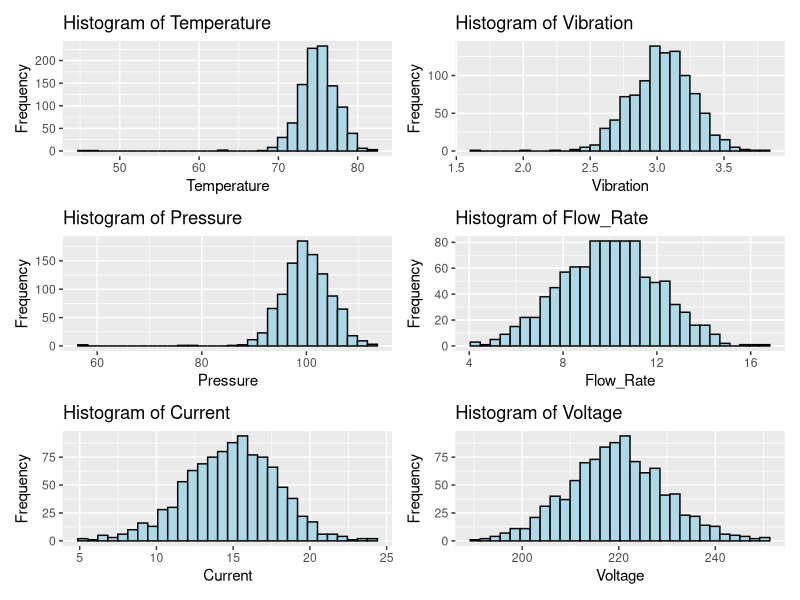
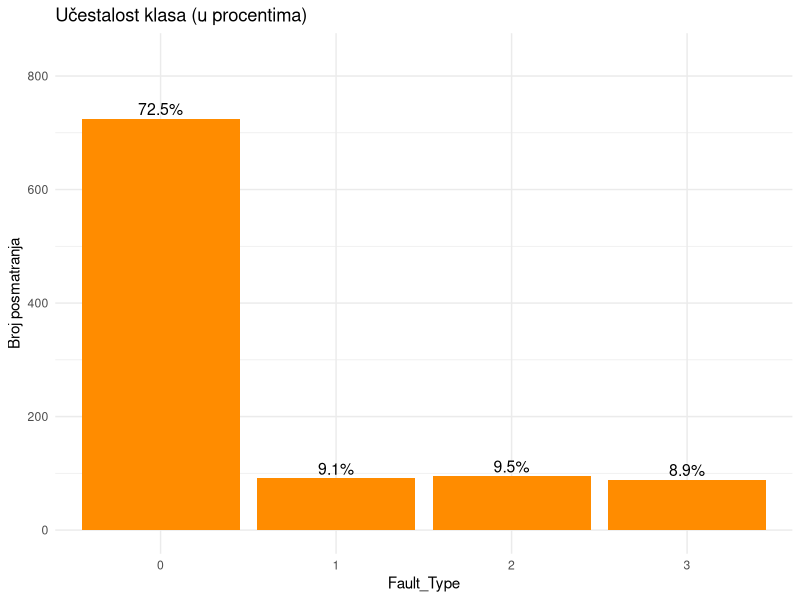
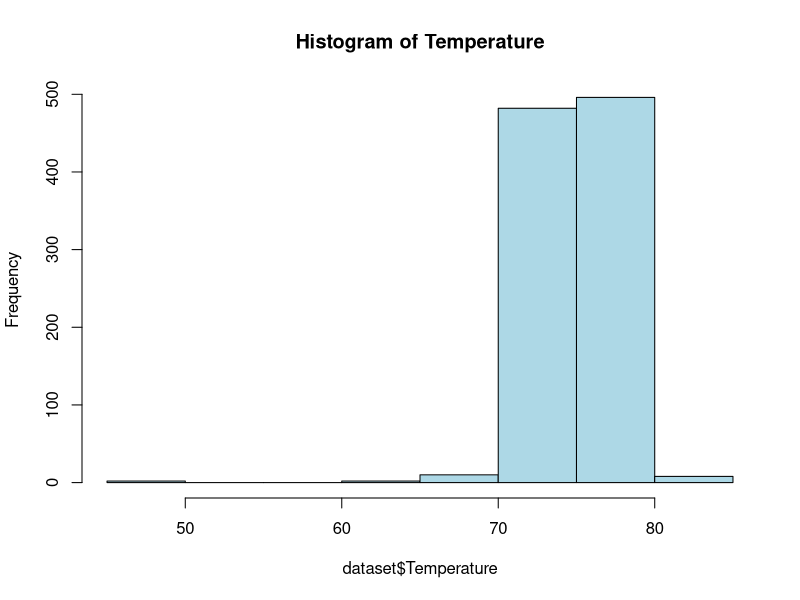
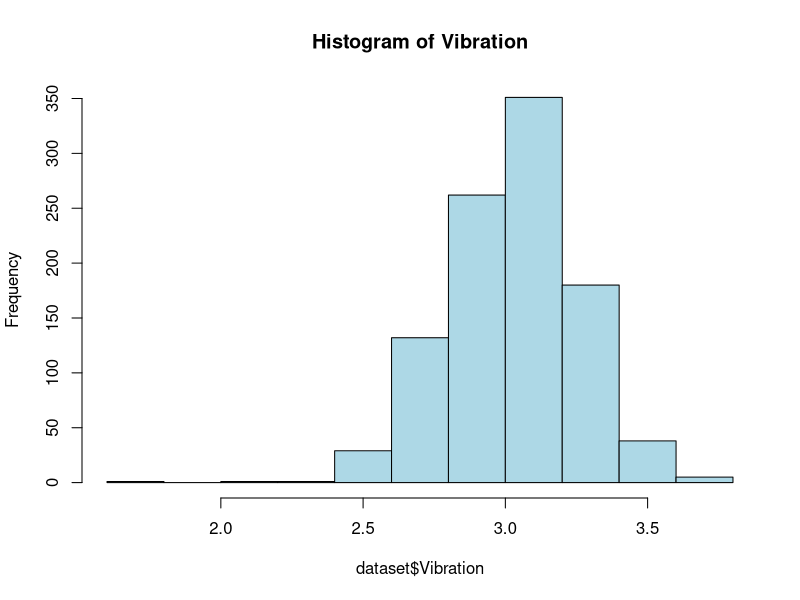
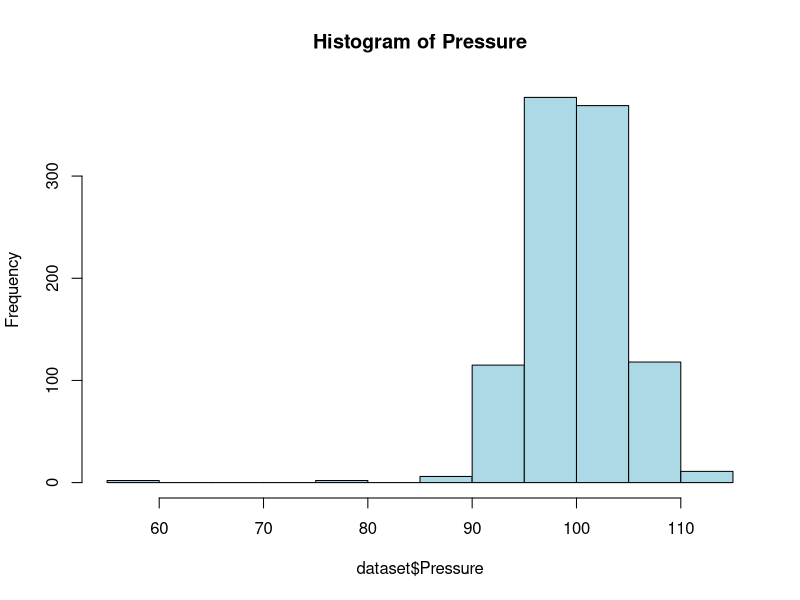
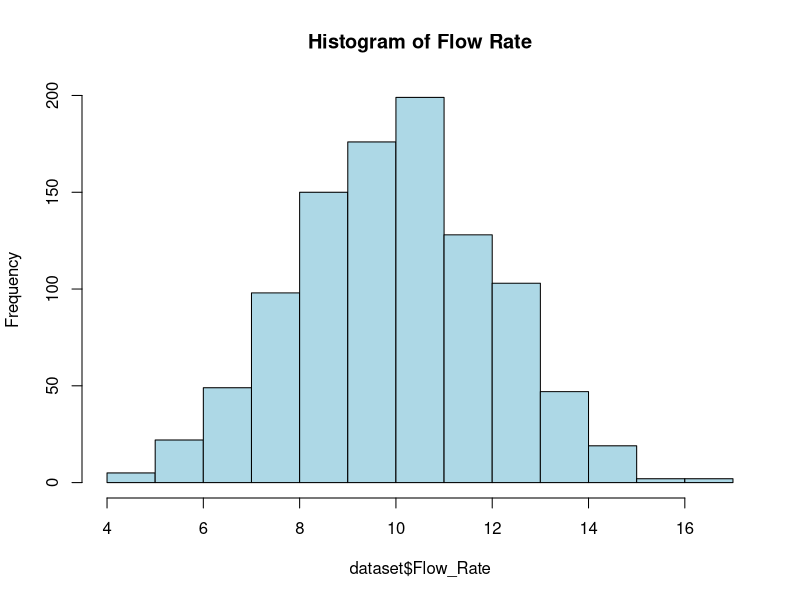
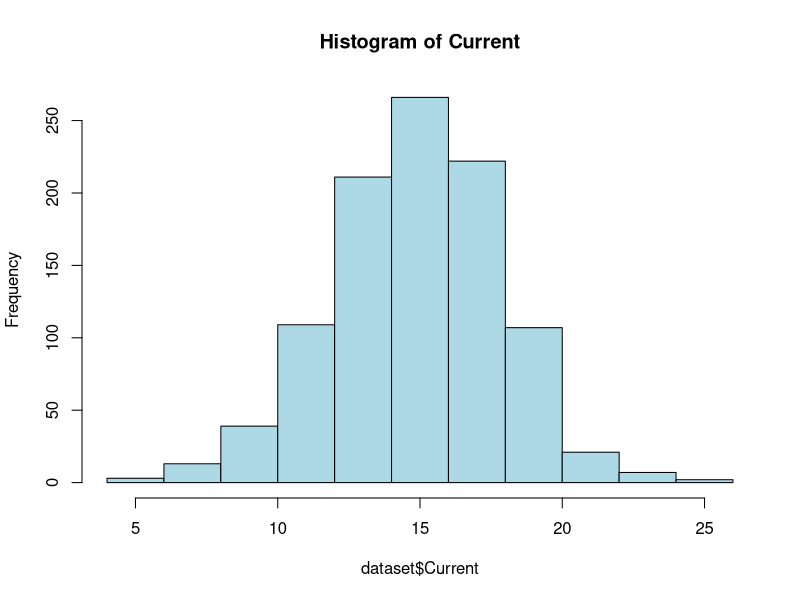
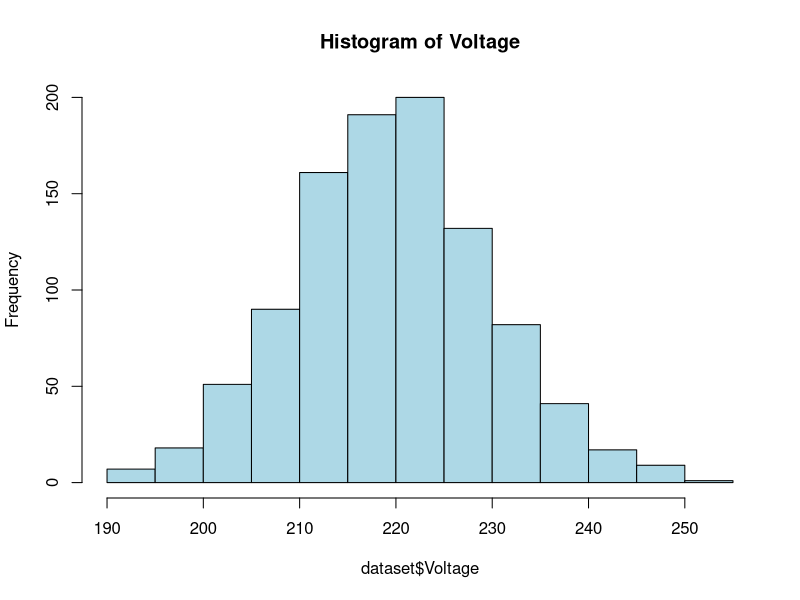

The R script that drew these images, in order:

dataset=read.csv("./dataset/Industrial_fault_detection.csv"
                 ,stringsAsFactors = F)


library(tidyverse)
library(ggplot2)
library(reshape2)
library(dplyr)
library(readr)
library(scales)
options(encoding = "UTF-8")

#Provera početnih redova dataseta
head(dataset)

#Provera strukture dataseta
str(dataset)

#Pregled medijane, gornjeg i donjeg kvantila i min i max vrednosti
summary(dataset)
#Pregled krajnjih redova dataseta, iz kojih možemo uočiti nedostatak vrednosti (većina/sve kolone popunjene su nulama),
#ali, međutim, ti redovi su sasvim validni, jer i dalje poseduju vrednosti očitavanja (temperatura, pritisak i sl.) iako senzori nemaju nikakve vrednosti
tail(dataset)

#Uočavamo da dataset ima 1000 redova i 37 kolona, od kojih nekoliko krajnjih redova mogu potencijalno predstavljati višak, što ćemo kasnije proveriti
dim(dataset)

#Primećujemo da nema duplikata merenja, tako da ne brišemo nijedan od redova
sum(duplicated(dataset))


#Uočavamo da dataset nema potpuno praznih kolona, što znači da zasada smatramo da su svi redovi validni unosi
zero_rows <- which(rowSums(dataset == 0) == ncol(dataset))

#FAZA 3

#pregled raspona vrednosti izvora (temperature, vibracija, voltaže...)
summary(dataset[, c(
  "Temperature", 
  "Vibration", 
  "Pressure", 
  "Flow_Rate", 
  "Current", 
  "Voltage"
)])


#Vrednosti sve normalne... u normalnim rasponima napisati zašto?

library(ggplot2)
library(reshape2)
library(dplyr)

# osnovni senzori
base_sensors <- c("Temperature","Vibration","Pressure",
                  "Flow_Rate","Current","Voltage")
library(ggplot2)
library(patchwork)

plots <- lapply(base_sensors, function(v) {
  ggplot(dataset, aes_string(x = v)) +
    geom_histogram(color = "black", fill = "lightblue", bins = 30) +
    labs(title = paste("Histogram of", v), x = v, y = "Frequency")
})

wrap_plots(plots, ncol = 2)


#Pregled FFT kolonam, odnosno vrednosti sa senzora
fft_cols <- grep("FFT", names(dataset), value = TRUE)
summary(dataset[, fft_cols])

#primećujemo da su minimumi 0, što je sasvim u redu,
#maksimumi odskaču dosta, što znači da se preko toga uočavaju lako anomalije


#Proveravamo koje vrste neispravnosti su najviše zastupljene
table(dataset$Fault_Type)

freq <- as.data.frame(table(dataset$Fault_Type))
freq$perc <- round(freq$Freq / sum(freq$Freq) * 100, 1)

ggplot(freq, aes(x = Var1, y = Freq)) +
  geom_col(fill = "darkorange") +
  geom_text(aes(label = paste0(perc, "%")),
            vjust = -0.3, size = 4) +
  labs(title = "Učestalost klasa (u procentima)",
       x = "Fault_Type",
       y = "Broj posmatranja") +
  ylim(0, max(freq$Freq) * 1.15) +
  theme_minimal()


#evidentno je da su uređaji bez kvarova najdominantniji, ali to takođe ukazuje na veliki disblanas u samim podacima (gotovo xx% ulaza nema kvar)
prop.table(table(dataset$Fault_Type))


#potvrđujemo sigurno da nije neka vrednost manja ili jednaka 0
which(dataset$Temperature <= 0 |
        dataset$Pressure <= 0 |
        dataset$Voltage <= 0 |
        dataset$Flow_Rate < 0 |
        dataset$Current < 0)



#FAZA 4

#Gledamo kakva je raspodela vrednosti za konkretne mere putem histograma
hist(dataset$Temperature, main="Histogram of Temperature", col="lightblue")

#Distribucija temperature pokazuje da se većina vrednosti nalazi u uskom opsegu između 70°C i 80°C,
#što ukazuje na stabilan rad industrijskog sistema u nominalnom režimu. Postoji mali broj uzoraka ispod 60°C
#i iznad 80°C, što predstavlja normalne radne uslove (startovanje sistema ili period blagog pregrevanja),
#ali ne ukazuje na outliere ili greške u merenju. Bez obzira na to što vrednosti ne odstupaju dramatično,
#temperatura je ključni parametar za razlikovanje normalnog rada od greške tipa Overheating (Fault_Type = 1),
#što će biti potvrđeno u narednim fazama analize.“


hist(dataset$Vibration, main="Histogram of Vibration", col="lightblue")
#Histogram vibracija pokazuje da je ovaj parametar koncentrisan u uskom opsegu od približno 2.0 do 3.6 m/s², sa dominantnom vrednošću oko 3.0 m/s². Distribucija je gotovo simetrična, što ukazuje na stabilno mehaničko stanje sistema tokom većine vremena. Ne postoje ekstremne vrednosti koje bi ukazivale na greške u senzoru. Blagi porast vibracija prema desnom repu sugeriše moguću vezu sa greškom tipa Leakage (Fault_Type = 2), što će biti dalje analizirano u multivarijantnoj fazi.“

hist(dataset$Pressure, main="Histogram of Pressure", col="lightblue")
#“Distribucija pritiska je koncentrisana u uskom opsegu oko 100 kPa, što ukazuje na stabilan rad sistema. Mali broj nižih vrednosti (između 57–80 kPa) predstavlja ključne pokazatelje greške tipa Leakage (Fault_Type 2). Nisu uočene ekstremne ili fizički nemoguće vrednosti.”

hist(dataset$Flow_Rate, main="Histogram of Flow Rate", col="lightblue")
#“Protok fluida ima normalnu raspodelu sa dominantnim opsegom od 8 do 12 L/min. Manje vrednosti protoka ukazuju na potencijalni fault tipa Leakage. Vrednosti su fizički realne i konzistentne.”

hist(dataset$Current, main="Histogram of Current", col="lightblue")
#“Distribucija struje pokazuje da sistem najčešće radi u stabilnom opterećenju (13–17 A), dok ekstremnije vrednosti ukazuju na fluktuacije napajanja ili opterećenja (Fault_Type 3). Nisu uočene fizički nemoguće vrednosti.”

hist(dataset$Voltage, main="Histogram of Voltage", col="lightblue")
#„Histogram voltaže pokazuje realističnu distribuciju napona u industrijskom okruženju, sa dominantnim vrednostima između 215 V i 230 V. Niske vrednosti (190–210 V) ukazuju na pad napona, dok visoke vrednosti (230–250 V) predstavljaju naponske skokove. Ove oscilacije su tipične u situacijama koje odgovaraju grešci tipa Power Fluctuation (Fault_Type = 3). Distribucija ne sadrži ekstremne ili fizički nemoguće vrednosti.“



#FAZA 5


#Još jednom prikazujemo odnos vrednost Fault Type, samo što u ovom slučaju prikazujemo kroz konkretne vrednosti u procentima i uočavamo dominaciju sistema bez grešaka
table(dataset$Fault_Type)
prop.table(table(dataset$Fault_Type))

#U narednim koracima sagledaćemo odnos određenih pokazatelja (Temperature, voltaže i sl...) sa ciljanom vrednošću tipa kvara
boxplot(Temperature ~ Fault_Type, data=dataset, col="lightgreen")
#Analiza Temperature u odnosu na Fault_Type pokazuje da se distribucije temperatura značajno preklapaju između svih klasa. Nema jasnog naglog porasta temperature kod klase Overheating (Fault_Type = 1), što sugeriše da se ova greška u skupu podataka ne manifestuje klasičnim porastom temperature već je verovatno detektovana na osnovu frekvencijskih komponenti (FFT).
#Klasa Power Fluctuation (Fault_Type = 3) pokazuje najširu varijansu temperature, što je očekivano jer naponske oscilacije utiču na opterećenje motora i posledično na njegovu temperaturu. Klasa Leakage (Fault_Type = 2) ne pokazuje specifične temperaturne promene, što je u skladu sa prirodom ovog kvara

boxplot(Pressure ~ Fault_Type, data=dataset, col="lightgreen")

#Pressure je stabilan signal oko 100 kPa za većinu klasa.
#Leakage (Fault_Type = 2) NE pokazuje drastično snižavanje pritiska, već tek blage oscilacije — što ukazuje da je ovaj kvar mnogo bolje detektovati preko Flow_Rate i Vibracije.
#Normalna klasa (Fault_Type = 0) sadrži nekoliko outliera sa niskim pritiskom (~60–80 kPa), što može ukazivati na postojanje „skrivenih“ slučajeva curenja ili prelaznih stanja u sistemu.
#Overheating (Fault_Type 1) ne utiče na pritisak.
#Power fluctuation (Fault_Type 3) pokazuje nešto širi opseg pritiska, ali ne ekstremno.


boxplot(Flow_Rate ~ Fault_Type, data=dataset, col="lightgreen")

#Flow_Rate jasno razdvaja grešku Leakage (Fault_Type = 2) od ostalih klasa, jer klasa 2 pokazuje najniže vrednosti protoka.
#Normalna i Overheating klasa imaju veoma slične vrednosti protoka, što znači da ovaj parametar nije informativan za razlikovanje Fault_Type = 1.
#Power fluctuation (Fault_Type = 3) pokazuje širi raspon vrednosti protoka, što je u skladu sa nestabilnim napajanjem koje utiče na rad pumpe.
#Flow_Rate će biti jedan od ključnih atributa za detekciju Fault_Type = 2 (leakage), što će se kasnije potvrditi i modelima zasnovanim na učenju.

 
boxplot(Current ~ Fault_Type, data=dataset, col="lightgreen")

#Distribucije vrednosti struje su prilično slične za klase 0, 1 i 2, što znači da Current sam po sebi nije snažan prediktor za ove tipove kvarova.
#Fault_Type = 3 (Power Fluctuation) pokazuje najizraženije oscilacije struje, sa širim rasponom vrednosti i prisustvom ekstremnih vrednosti, što je u skladu sa očekivanjima za ovaj tip greške.
#Current neće biti presudan pojedinačno, ali će u kombinaciji sa Voltazom i FFT vrednostima predstavljati značajan indikator za detekciju Power Fluctuation kvara.
#Leakage i Overheating se ne mogu razlikovati na osnovu struje, što znači da drugi parametri (Flow_Rate, Pressure, FFT komponente) treba da preuzmu ulogu ključnih prediktora za te klase.



boxplot(Voltage ~ Fault_Type, data=dataset, col="lightgreen")

#Boxplot voltaže pokazuje da Fault_Type = 3 (Power Fluctuation) ima najveći raspon naponskih oscilacija (od ~190 V do ~245 V), dok ostale klase uglavnom imaju stabilne vrednosti u srednjem opsegu. Ovo ukazuje da je Voltage ključni atribut za prepoznavanje greške Power Fluctuation, dok za ostale vrste kvarova nema značajnu diskriminativnu moć.“



boxplot(Vibration ~ Fault_Type, data=dataset, col="lightgreen")

#Analiza vibracija pokazuje da Fault_Type = 2 (Leakage) ima najveću medianu i raspon vibracija, što je u skladu sa ponašanjem sistema pri curenju fluida. Ostale klase imaju međusobno slične profile, pri čemu Fault_Type 3 (Power Fluctuation) pokazuju umereno povećane vibracije, dok Fault_Type 1 (Overheating) ostaje gotovo identičan normalnoj klasi. Ovo potvrđuje da su vibracije veoma informativan atribut za detekciju greške Leakage.


#FAZA 6

#Pretvaranje tipa kvara u faktor promenljive

dataset$Fault_Type <- factor(
  dataset$Fault_Type,
  levels = c("0", "1", "2", "3"),
  labels = c("Normal", "Overheating", "Leakage", "Power_Fluctuation")
)



